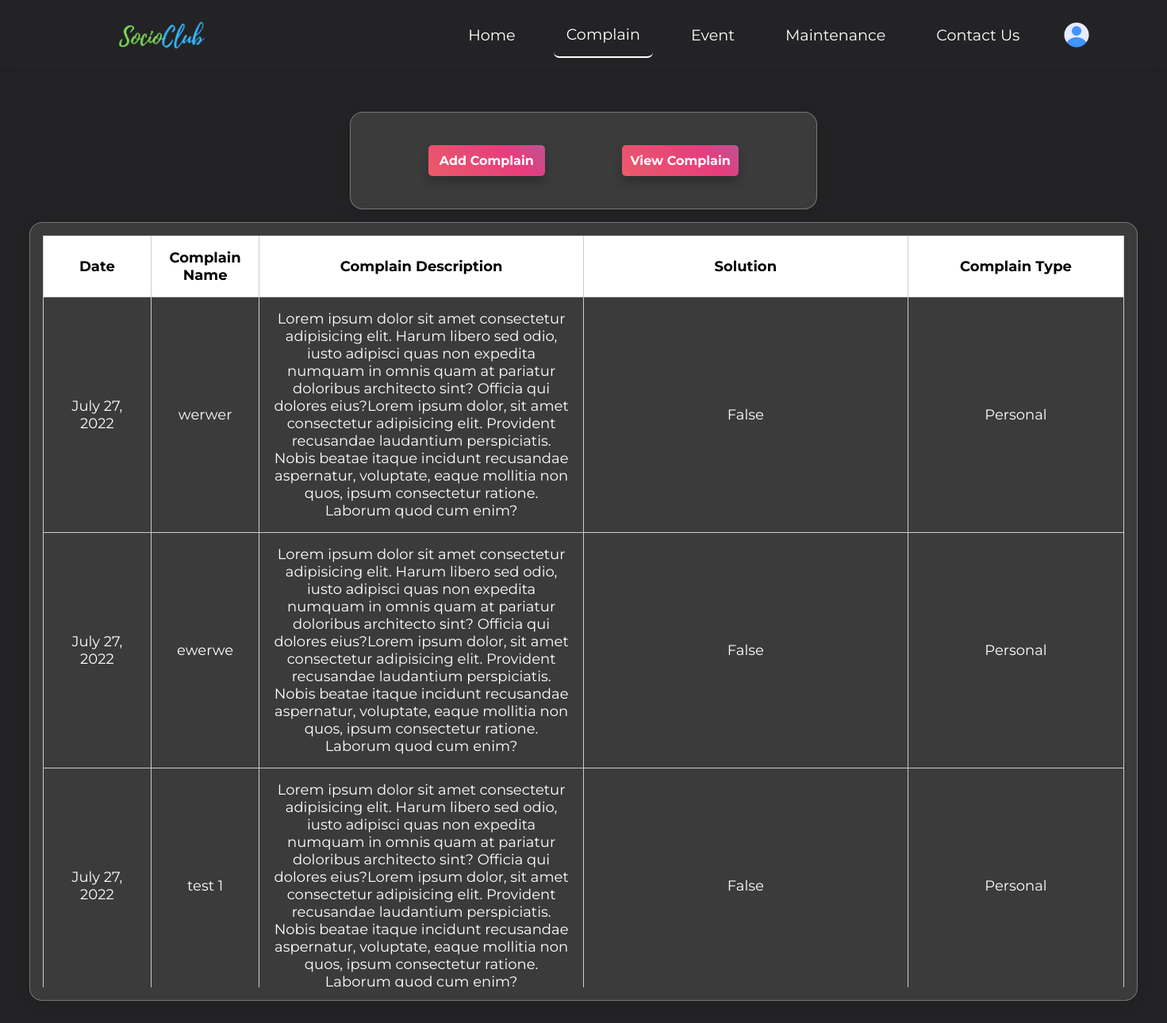
/complain/ (signed in), run on the app's committed database.
### user_data/models.py (models this page shows, shortened)
class Complain(models.Model):
    society_name = models.ForeignKey(Society, on_delete=models.CASCADE)
    complain_user = models.ForeignKey(User, on_delete=models.CASCADE)
    flat = models.ForeignKey(Flatno, on_delete=models.CASCADE)
    complain_title = models.CharField(max_length=50)
    complain_type = models.CharField(max_length=15)
    complain_description = models.TextField(max_length=500)
    complain_solution = models.TextField(max_length=500)
    complain_date = models.DateField()
    complain_status = models.BooleanField(null = False, default = False)

### SocioClub/views.py (the view)
# urls.py: path('complain/', views.complain_view , name = "complain"),
@login_required(login_url='login')
def complain_view(request):
    complains = Complain.objects.filter(complain_user=request.user).order_by('-id')[:10]
    return render(request, "view-complain.html", {'complains': complains})

### templates/view-complain.html (shortened to what this page needs)
{% extends "base.html" %}
{% load static %}
{%block cssblock%}
<link rel="stylesheet" href="{% static 'css/view-complain.css'%}"> {%endblock%}
{% block mainblock %}
<div class="view-complain-container">
    <div class="view-box">
        <a href="{% url 'add_complain' %}">Add Complain</a>
        <a href="{% url 'complain' %}">View Complain</a>
    </div>
    <div class="table-container">
        <div class="only-table">
            <table>
                <thead>
                    <tr>
                        <th class="th-1">Date</th>
                        <th class="th-2">Complain Name</th>
                        <th class="th-3">Complain Description</th>
                        <th class="th-4">Solution</th>
                        <th class="th-5">Complain Type</th>
                    </tr>
                </thead>
                <tbody>
                    {%if complains%}
                    {% for c in complains %}
                    <tr>
                        <td data-column="Date">{{c.complain_date}}</td>
                        <td data-column="Complain Name">{{c.complain_title}}</td>
                        <td data-column="Complain Description">Lorem ipsum dolor sit amet consectetur adipisicing elit. Harum libero sed odio, iusto adipisci quas non expedita numquam in omnis quam at pariatur doloribus architecto sint? Officia qui dolores eius?Lorem ipsum dolor, sit amet consectetur adipisicing elit. Provident recusandae laudantium perspiciatis. Nobis beatae itaque incidunt recusandae aspernatur, voluptate, eaque mollitia non quos, ipsum consectetur ratione. Laborum quod cum enim?</td>
                        <td data-column="Solution">{{c.complain_status}}</td>
                        <td data-column="Complain Type">{{c.complain_type}}</td>
                    </tr>
                    {% endfor %}
                    {%else%}
                    <td data-column="Date">No Records Found</td>
                    <td data-column="Complain Name">No Records Found</td>
                    <td data-column="Complain Type">No Records Found</td>
                    <td data-column="Status">No Records Found</td>
                    <td data-column="Status">No Records Found</td>
                    {%endif%}
                </tbody>
            </table>
        </div>
    </div>
</div>
{% endblock %}

### static/css/nav.css (style rules this page uses)
body { overflow: hidden; }

### static/css/view-complain.css (style rules this page uses)
* { margin: 0px; padding: 0px; box-sizing: border-box; font-family: 'Montserrat', sans-serif; }
body { display: flex; flex-direction: column; height: 100vh; background-color: #232325; background-size: 400% 400%; animation: gradient 10s ease infinite; }
.view-complain-container { display: flex; flex-direction: column; height: calc(100% - (2% + 3.5rem + 1.2rem )); justify-content: center; align-items: center; width: 100%; }
.table-container { height: 80%; width: 95%; background: rgba(255, 255, 255, 0.11); border-radius: 16px; box-shadow: 0 4px 20px rgba(0, 0, 0, 0.1); backdrop-filter: blur(4.6px); -webkit-backdrop-filter: blur(4.6px); border: 1px solid rgba(255, 255, 255, 0.3); padding: 1rem; margin-top: 1rem; }
.only-table { overflow-y: auto; height: 100%; width: 100%; }
table { width: 100%; border-collapse: collapse; }
thead th { background-color: white; color: black; font-weight: bold; z-index: 2; position: sticky; top: 0; }
tbody { height: 70%; }
th { border: 1px solid #ccc; text-align: center; font-size: 18px; color: black; padding: 1rem 1rem; background-color: white; }
td { border: 1px solid #ccc; text-align: center; font-size: 18px; color: rgb(255, 255, 255); padding: 1rem 1rem; }
.view-box { background: linear-gradient(45deg, #ee7752, #e73c7e, #23a6d5, #23d5ab); background-size: 400% 400%; animation: gradient 10s ease infinite; width: 40%; display: flex; align-items: center; justify-content: space-evenly; height: 10%; border-radius: 10px 0 0 10px; box-shadow: 0 8px 16px 0 rgba(0, 0, 0, 0.5); background: rgba(255, 255, 255, 0.11); border-radius: 16px; box-shadow: 0 4px 20px rgba(0, 0, 0, 0.1); backdrop-filter: blur(4.6px); -webkit-backdrop-filter: blur(4.6px); border: 1px solid rgba(255, 255, 255, 0.3); }
.view-box a { text-decoration: none; background: linear-gradient(45deg, #ee7752, #e73c7e, #23a6d5, #23d5ab); background-size: 400% 400%; animation: gradient 10s ease infinite; padding: 10px; border-radius: 5px; color: white; box-shadow: 0 8px 12px 0 rgba(0, 0, 0, 0.2); transition: 0.2s ease; font-weight: bolder; width: 25%; text-align: center; }
.th-1 { width: 10%; }
.th-2 { width: 10%; }
.th-4 ,.th-3 { width: 30%; }

### data on the page
Complain: complain_date "July 27, 2022", complain_title "werwer", complain_status "False", complain_type "Personal"
Complain: complain_date "July 27, 2022", complain_title "ewerwe", complain_status "False", complain_type "Personal"
Complain: complain_date "July 27, 2022", complain_title "test 1", complain_status "False", complain_type "Personal"
